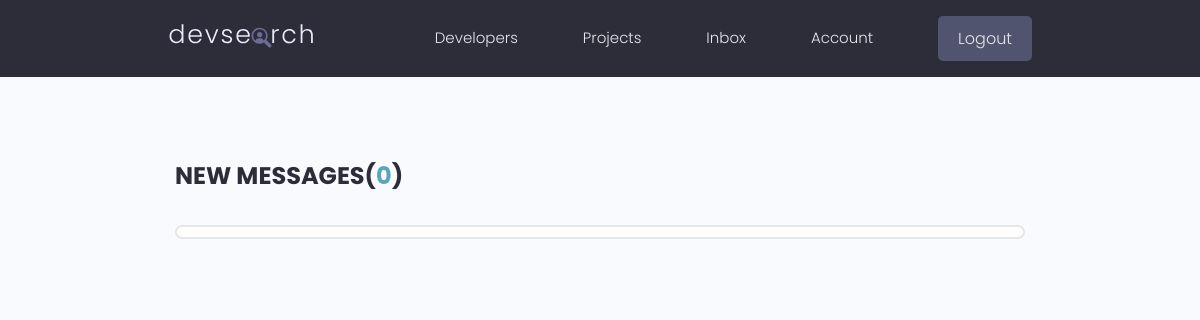
The app's page /inbox/ (signed in), older data.
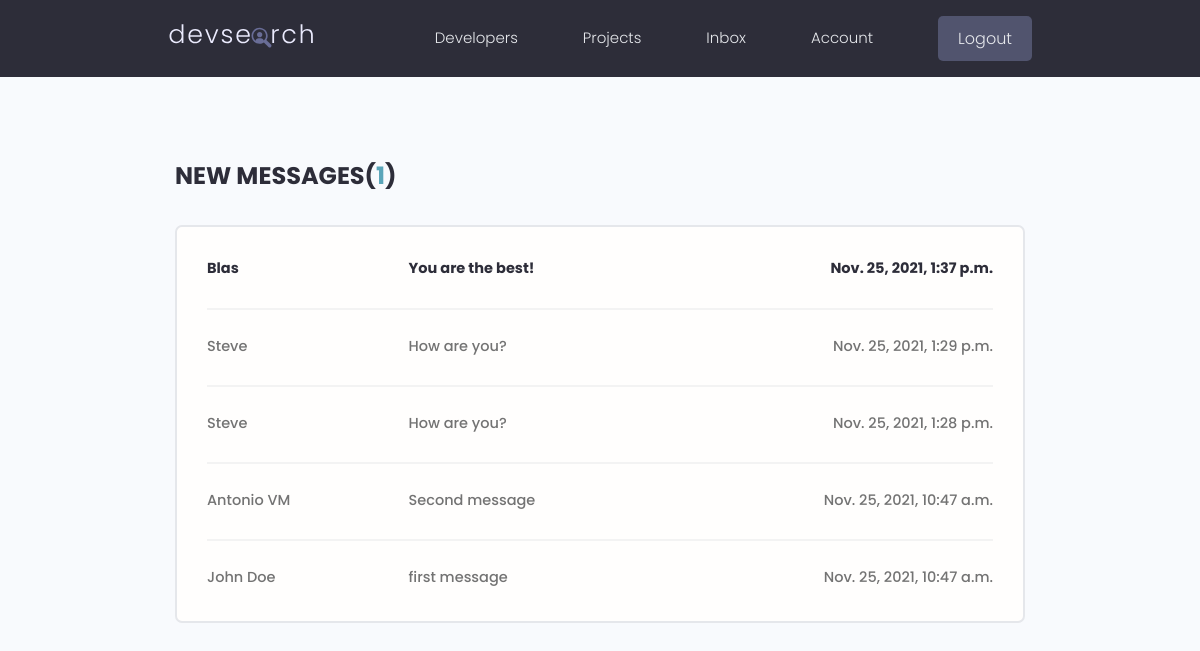
The same page, newer data.
### users/models.py (models this page shows, shortened)
class Message(models.Model):
    sender = models.ForeignKey(Profile, on_delete=models.SET_NULL, null=True, blank=True)
    recipient = models.ForeignKey(Profile, on_delete=models.SET_NULL, null=True, blank=True, related_name="messages")
    name = models.CharField(max_length=200, null=True, blank=True)
    email = models.EmailField(max_length=200, null=True, blank=True)
    subject = models.CharField(max_length=200, null=True, blank=True)
    body = models.TextField()
    is_read = models.BooleanField(default=False, null=True)
    created = models.DateTimeField(auto_now_add=True)
    id = models.UUIDField(default=uuid.uuid4,
                            unique=True,
                            primary_key=True,
                            editable=False)
    class Meta:
        ordering = ['is_read', '-created']

### users/views.py (the view)
# urls.py: path("inbox/", views.inbox, name="inbox"),
@login_required(login_url='login')
def inbox(request):
    profile = request.user.profile
    messageRequests = profile.messages.all()
    unreadCount = messageRequests.filter(is_read=False).count()
    context = {"messageRequests":messageRequests, "unreadCount":unreadCount}
    return render(request, 'users/inbox.html', context)

### users/templates/users/inbox.html
{% extends 'main.html' %}
{% block content %}
  <main class="inbox my-xl">
    <div class="content-box">
      <h3 class="inbox__title">New Messages(<span>{{unreadCount}}</span>)</h3>
      <ul class="messages">
        {% for message in messageRequests %}
        {% if message.is_read == False %}
        <li class="message message--unread">
        {% else %}
        <li class="message">
        {% endif %}
          <a href="{% url 'message' message.id %}">
            <span class="message__author">{{message.name}}</span>
            <span class="message__subject">{{message.subject}}</span>
            <span class="message__date">{{message.created}}</span>
          </a>
        </li>
        {% endfor %}
      </ul>
    </div>
  </main>
  {% endblock content %}

Row changes from the older to the newer data that the page shows:
added Message: name "Blas", subject "You are the best!", created "Nov. 25, 2021, 1:37 p.m."
added Message: name "Steve", subject "How are you?", created "Nov. 25, 2021, 1:29 p.m."
added Message: name "Steve", subject "How are you?", created "Nov. 25, 2021, 1:28 p.m."
added Message: name "Antonio VM", subject "Second message", created "Nov. 25, 2021, 10:47 a.m."
added Message: name "John Doe", subject "first message", created "Nov. 25, 2021, 10:47 a.m."
Text that changed along with them:
{{ unreadCount }}: "0" → "1"
